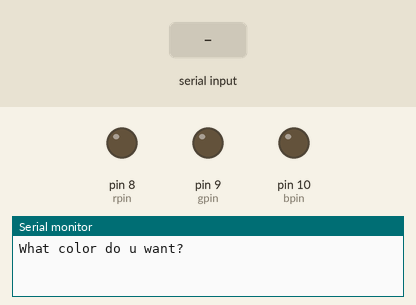
Simulated run of this sketch. Board: Arduino Uno, built with avr-gcc and run on an emulated ATmega328P. Parts: output pins drawn as LEDs (lit = HIGH), the last lines printed to the serial monitor. The test bench sets the inputs (shaded band).

Above: at 1.2 s.
1.3 s: "red" received over Serial
At 3.5 s:
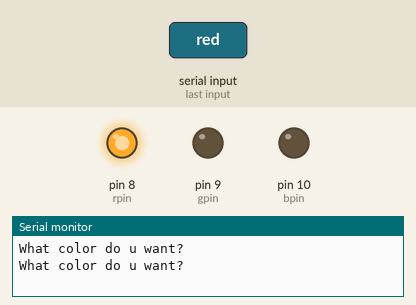
3.8 s: "green" received over Serial
At 5.6 s:
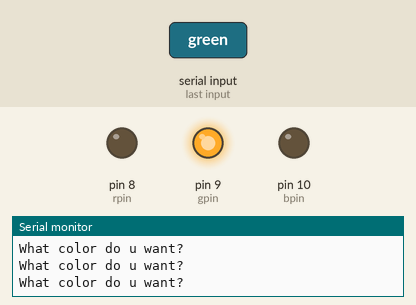
6.3 s: "blue" received over Serial
At 8.5 s:
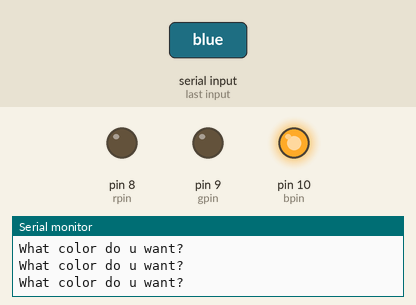
8.8 s: "Red" received over Serial
At 10.5 s:
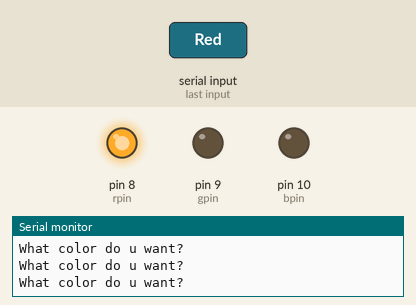
11.3 s: "Green" received over Serial
At 13.7 s:
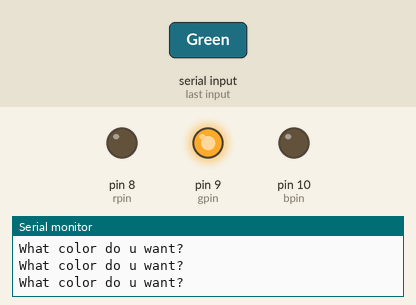
Timing chart, 0 to 14.8 s (numbered marks = the images above; inputs shaded):
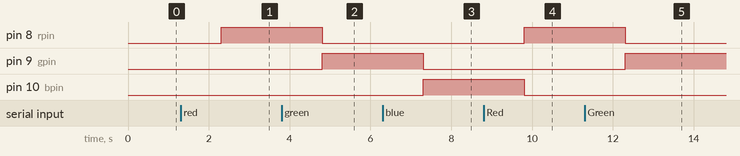

Measured:
- after the input at 1.3 s, pin 8 (rpin): LOW → HIGH after 1.0 s
- after the input at 3.8 s, pin 8 (rpin): HIGH → LOW after 1.0 s; pin 9 (gpin): LOW → HIGH after 1.0 s
- after the input at 6.3 s, pin 9 (gpin): HIGH → LOW after 1.0 s; pin 10 (bpin): LOW → HIGH after 1.0 s
- after the input at 8.8 s, pin 8 (rpin): LOW → HIGH after 1.0 s; pin 10 (bpin): HIGH → LOW after 1.0 s
- after the input at 11.3 s, pin 8 (rpin): HIGH → LOW after 1.0 s; pin 9 (gpin): LOW → HIGH after 1.0 s

The sketch:

tutorial21.ino
```cpp
int rpin=8;
int gpin=9;
int bpin=10;
String color;
String msg="What color do u want?";
void setup()
{
  Serial.begin(9600);
  pinMode(rpin,OUTPUT);
  pinMode(gpin,OUTPUT);
  pinMode(bpin,OUTPUT);
}

void loop()
{
  Serial.println(msg);
  while(Serial.available()==0){
    }
  color=Serial.readString();

  if(color=="red" || color=="Red")
  {digitalWrite(rpin,HIGH);
   digitalWrite(gpin,LOW);
   digitalWrite(bpin,LOW);}
  if(color=="green" || color=="Green")
  {digitalWrite(rpin,LOW);
   digitalWrite(gpin,HIGH);
   digitalWrite(bpin,LOW);}
  if(color=="blue" || color=="Blue")
  {digitalWrite(rpin,LOW);
   digitalWrite(gpin,LOW);
   digitalWrite(bpin,HIGH);}
  if (color=="off" || color=="Off")
  {digitalWrite(rpin,LOW);
   digitalWrite(gpin,LOW);
   digitalWrite(bpin,LOW);}
  if(color=="yellow" || color=="Yellow")
  {analogWrite(rpin,255);
   analogWrite(gpin,255);
   analogWrite(bpin,0);}
  if(color=="magenta"|| color=="Magenta")
  {analogWrite(rpin,255);
   analogWrite(gpin,0);
   analogWrite(bpin,255);}
  if(color=="cyan"|| color=="Cyan")
  {analogWrite(rpin,0);
   analogWrite(gpin,255);
   analogWrite(bpin,255);}


}
```
